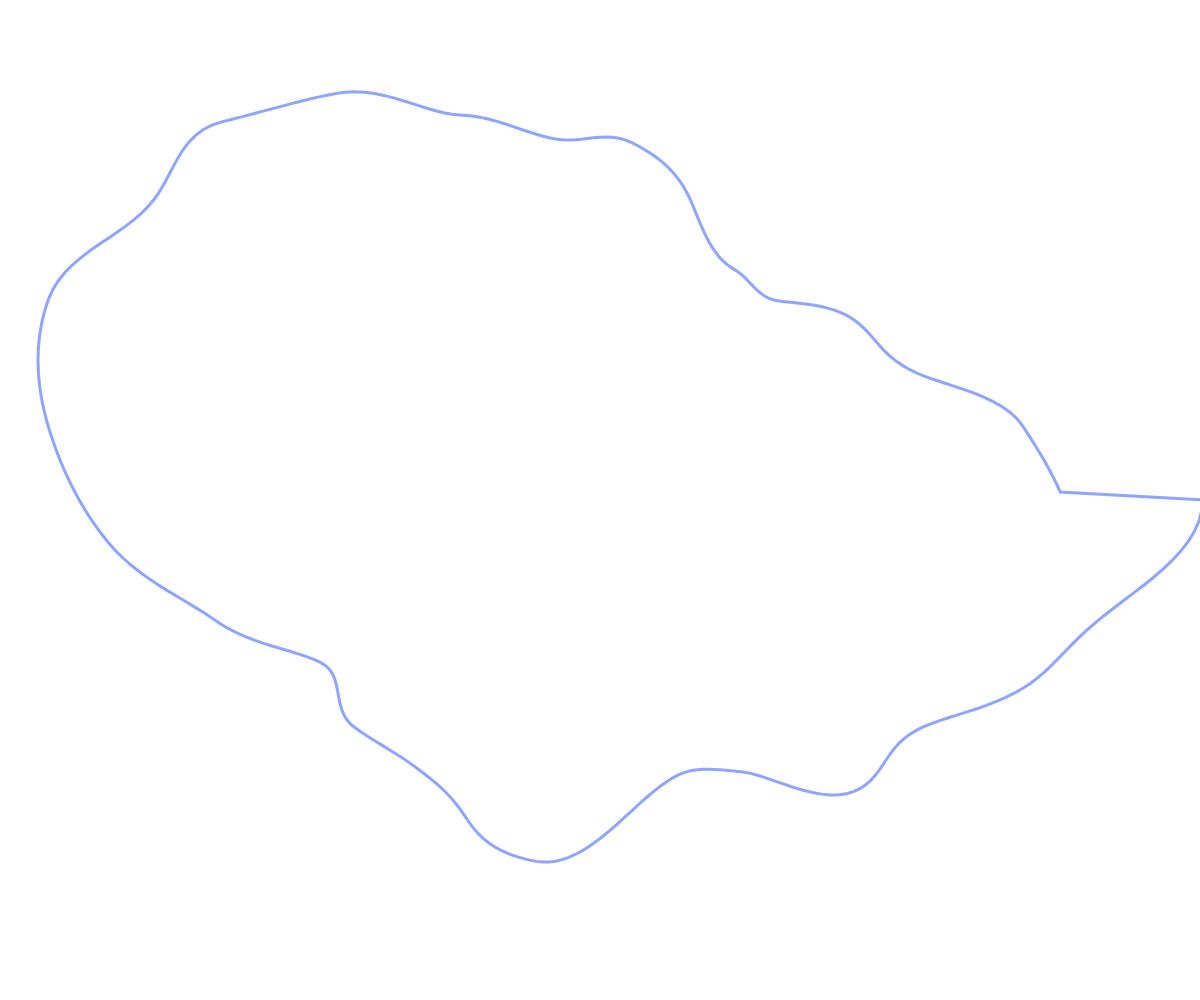
Frame 1 (no input)
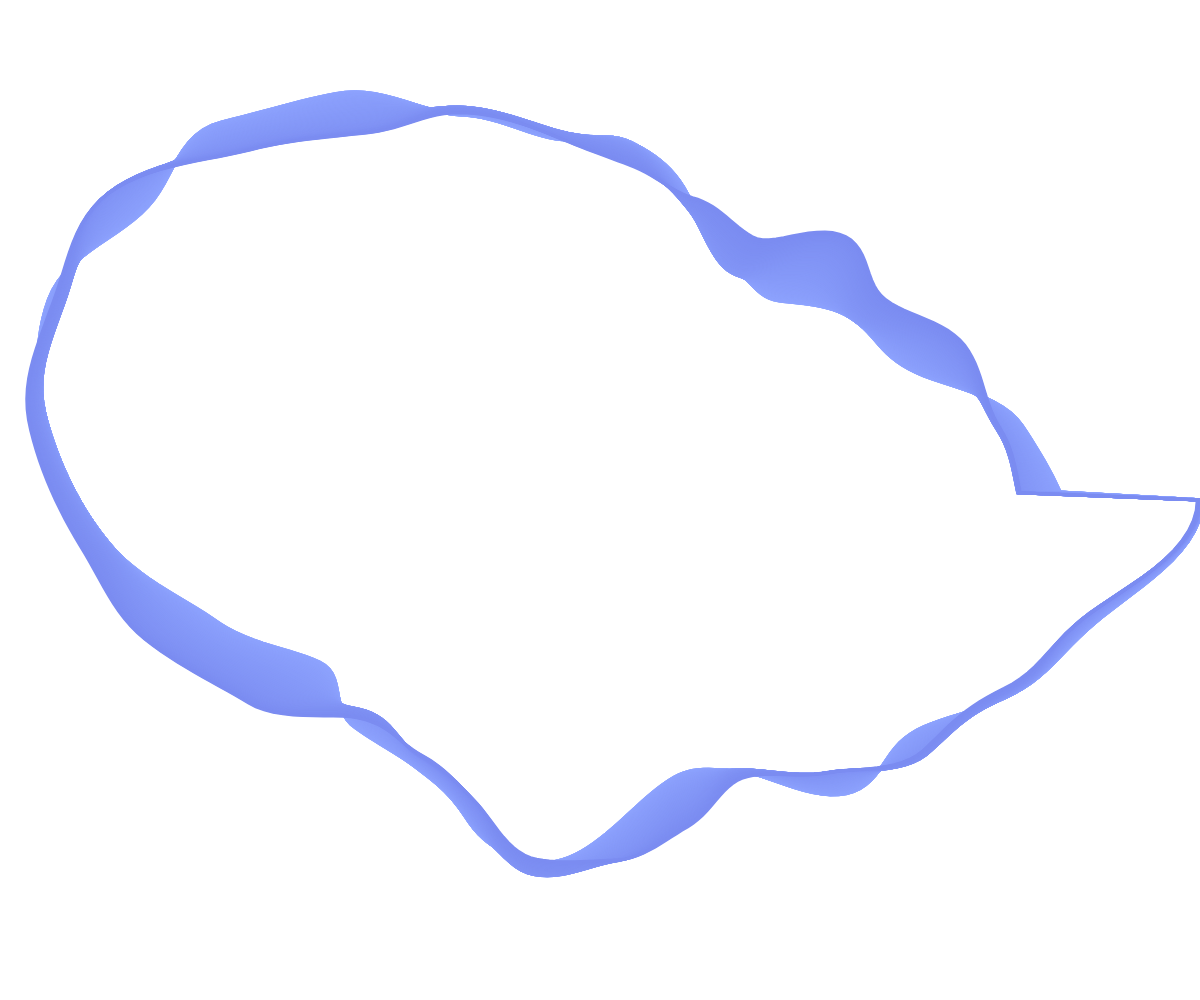
Frame 60 (no input)
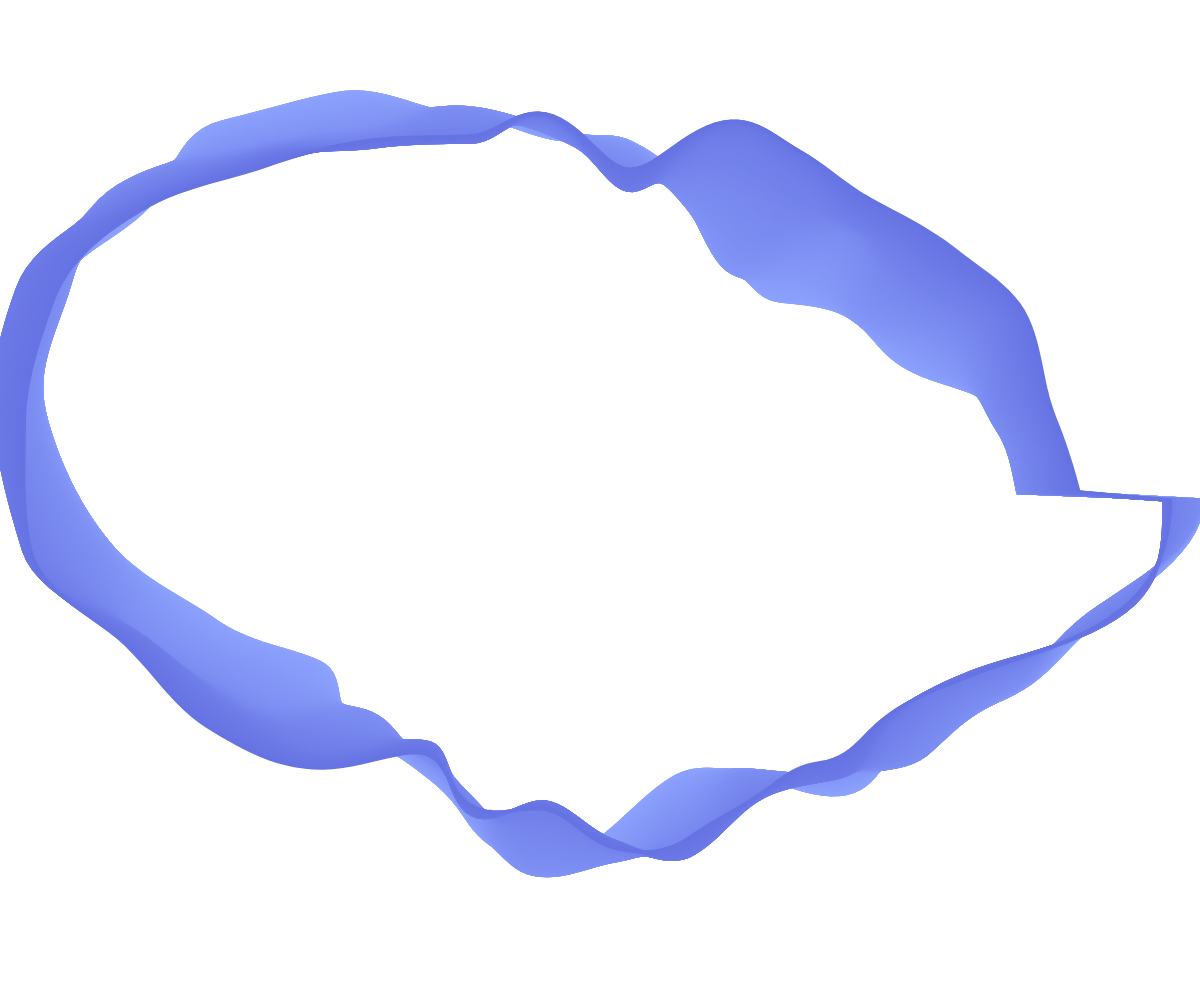
Frame 120 (the mouse pressed at the canvas centre since frame 60)

The p5.js sketch that drew these frames (run headless with seeded random() and noise() and a simulated clock; from frame 60 on, the mouse is pressed at the canvas centre):

// p5.js sketch
// ── sketch.js
var t;
var colors= ['#8FA5FF','#150FAA','#0033FF','#DAA1FF','#650499','#CE3B19','#F78028','#F2C005'];
var giroCompleto = 360;

function setup() {
  createCanvas(windowWidth, windowHeight);
  background(255);
  stroke(10, 10);
  noFill();
  t = 0;

}

var contatore = 0;

function draw() {


//background(255);

  translate(width/2, height/2);
  var colorProgress = frameCount % giroCompleto;

  var mappedColor = map(colorProgress,0, giroCompleto - 1 ,0, 1);
  console.log(mappedColor);
  //console.log(contatore);
// if (contatore==1){
//   stroke('GREEN');
// }



switch( contatore){
  case 0:
  stroke (lerpColor(color(colors[contatore]), color(colors[contatore+1]), mappedColor));
  break;
  case 1:
  stroke (lerpColor(color(colors[contatore]), color(colors[contatore+1]), mappedColor));
  break;
  case 2:
  stroke (lerpColor(color(colors[contatore]), color(colors[contatore+1]), mappedColor));
  break;
  case 3:
  stroke (lerpColor(color(colors[contatore]), color(colors[contatore+1]), mappedColor));
  break;
  case 4:
  stroke (lerpColor(color(colors[contatore]), color(colors[contatore+1]), mappedColor));
  break;
  case 5:
  stroke (lerpColor(color(colors[contatore]), color(colors[contatore+1]), mappedColor));
  break;
  case 6:
  stroke (lerpColor(color(colors[contatore]), color(colors[contatore+1]), mappedColor));
  break;
  case 7:
  stroke (lerpColor(color(colors[contatore]), color(colors[contatore-7]), mappedColor));
  break;
}
  beginShape();

console.log(contatore);
  if(colorProgress == giroCompleto-1){
    contatore++;
  }
  if (contatore == 8){
    contatore = 0;
  }
//console.log(contatore);

  // contatore quando color progress arriva a 360 aggiunge 1
  // quando contatore arriva a 7 lo faccio tornare = 0
  // da 1 a 7 per selezionare indice array colors
  // mappare colorProgress per farlo diventare da 0 a 1 per il color lerp

  //console.log(colorProgress);
// for( var v = 0; v < 4; v += 0.1){

    for (var i = 0; i < giroCompleto; i+=1) {
      //stroke(800, t, 100)
      strokeWeight(3);
      var ang = map(i, 0, giroCompleto, 0, TWO_PI);
      var rad = 900 * noise(i * 0.01, t * 0.005);
      var x = rad * cos(ang);
      var y = rad * sin(ang);
      vertex(x, y);
    }

  endShape(CLOSE);

  t += 0.5;



}

function windowResized() {
  resizeCanvas(windowWidth, windowHeight);
}
